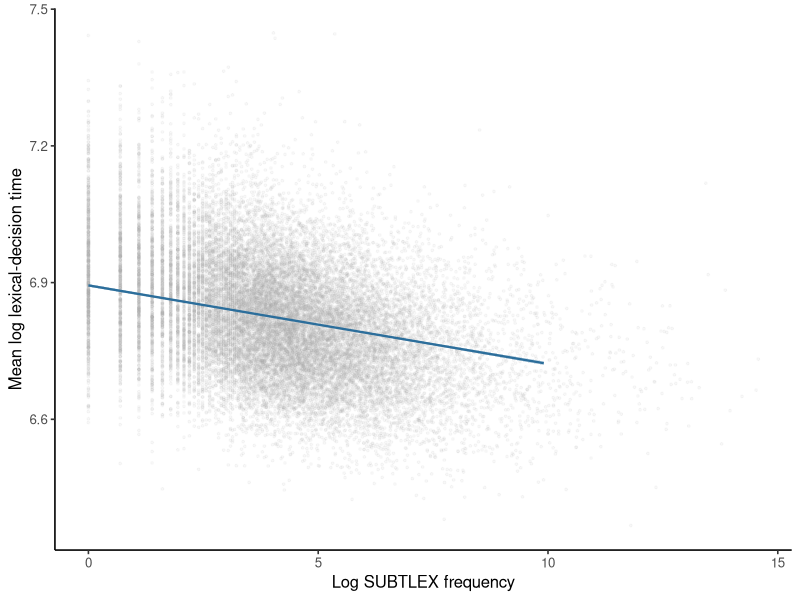

The R script that drew this image:
## ---- chunk 1
#| label: load-and-fit-mald-multiple-regression
library(ggplot2)

mald <- read.csv("data/mald/mald-items.csv", stringsAsFactors = FALSE)
mald$log_frequency_c <-
  mald$log_frequency_subtlex - mean(mald$log_frequency_subtlex)
mald$log_duration_c <- mald$log_duration - mean(mald$log_duration)
mald$n_phones_c <- mald$n_phones - mean(mald$n_phones)

fit <- lm(
  mean_log_rt ~ log_frequency_c + log_duration_c + n_phones_c,
  data = mald
)

stopifnot(
  nrow(mald) == 23756L,
  !anyDuplicated(mald$item),
  all(mald$n_observations >= 5L)
)

coef(summary(fit))
## ---- chunk 2
#| label: inspect-one-mald-item
mald[mald$item == "abandon", c(
  "item", "part_of_speech", "n_observations", "mean_rt_ms",
  "sd_rt_ms", "mean_log_rt", "frequency_subtlex", "duration_ms",
  "n_phones", "n_syllables"
)]
## ---- chunk 3
#| label: plot-mald-multiple-regression
#| fig-cap: "MALD item summaries and the fitted frequency relation at observed mean duration and phone count."
grid <- data.frame(
  log_frequency_subtlex = seq(
    quantile(mald$log_frequency_subtlex, .01),
    quantile(mald$log_frequency_subtlex, .99),
    length.out = 160L
  )
)
grid$log_frequency_c <-
  grid$log_frequency_subtlex - mean(mald$log_frequency_subtlex)
grid$log_duration_c <- 0
grid$n_phones_c <- 0
interval <- predict(fit, newdata = grid, interval = "confidence")
grid$fit <- interval[, "fit"]
grid$low <- interval[, "lwr"]
grid$high <- interval[, "upr"]

point_opacity <- 0.08
interval_opacity <- 0.18
ggplot(mald, aes(log_frequency_subtlex, mean_log_rt)) +
  geom_ribbon(
    data = grid,
    aes(x = log_frequency_subtlex, ymin = low, ymax = high),
    inherit.aes = FALSE,
    fill = "#2C6E9B",
    alpha = interval_opacity
  ) +
  geom_point(color = "grey65", alpha = point_opacity, size = 0.65) +
  geom_line(data = grid, aes(y = fit), color = "#2C6E9B", linewidth = 0.8) +
  labs(
    x = "Log SUBTLEX frequency",
    y = "Mean log lexical-decision time"
  ) +
  theme_classic(base_size = 12)
